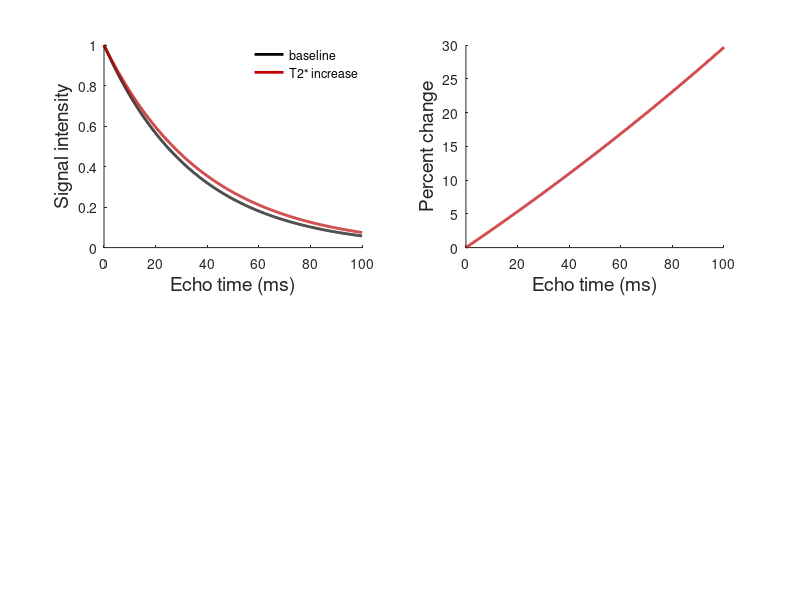

The MATLAB source for this figure: (Note: this script raises an error after producing the figure.)
clear all; close all; clc

% base parameters
t=linspace(0,0.1,1000);
T2s=0.035;
So=1;
TEs=[12.8,34.3,55.6]/1000;

% simulated bold
S=So*exp(-t/T2s);
for e=1:numel(TEs), [~,TEsmp(e)]=min(abs(t-TEs(e))); end

% simulated change in T2 (increase so longer time constant)
delT2s=0.1*T2s;
S2=So*exp(-t/(T2s+delT2s));

% increase in So
delSo=0.1*So;
S3=(So+delSo)*exp(-t/T2s);

% increase in So + decrease in T2s
S4=(So+delSo)*exp(-t/(T2s+delT2s));

% 
figure;
hs(1)=subplot(221);
plot(t*1000,S,'k','LineWidth',2);
hold on
plot(t*1000,S2,'Color',[1 0 0]*0.75,'LineWidth',2);
hlg=legend('baseline','T2^\ast increase');
xlabel('Echo time (ms)','FontSize',14);
ylabel('Signal intensity','FontSize',14);
set(hlg,'box','off');
lgPos=get(hlg,'Position');
set(hlg,'Position',[lgPos(1)+0.02 lgPos(2)+0.025 lgPos(3) lgPos(4)]);
box off

hs(2)=subplot(222); hold on
plot(t*1000,(S2-S)./S*100,'Color',[1 0 0]*0.75,'LineWidth',2);
ylabel('Percent change','FontSize',14);
xlabel('Echo time (ms)','FontSize',14);

print -dpng ../figures/asrcT2_2of2
crop('../figures/asrcT2_2of2.png');

figure;
hs(1)=subplot(221);
plot(t*1000,S,'k','LineWidth',2);
hold on
%plot(t*1000,S2,'Color',[1 0 0]*0.75,'LineWidth',2);
hlg=legend('baseline');
xlabel('Echo time (ms)','FontSize',14);
ylabel('Signal intensity','FontSize',14);
set(hlg,'box','off');
lgPos=get(hlg,'Position');
set(hlg,'Position',[lgPos(1)+0.02 lgPos(2)+0.025 lgPos(3) lgPos(4)]);
box off

hs(2)=subplot(222); hold on
%plot(t*1000,(S2-S)./S*100,'Color',[1 0 0]*0.75,'LineWidth',2);
ylabel('Percent change','FontSize',14);
xlabel('Echo time (ms)','FontSize',14);

print -dpng ../figures/asrcT2_1of2
crop('../figures/asrcT2_1of2.png');



figure;
hs(1)=subplot(221);
plot(t*1000,S,'k','LineWidth',2);
hold on
plot(t*1000,S3,'Color',[0 1 0]*0.75,'LineWidth',2);
% plot(t*1000,S4,'Color',[0 1 0]*0.75,'LineWidth',2);
hlg=legend('baseline','S_o increase');
xlabel('Echo time (ms)','FontSize',14);
ylabel('Signal intensity','FontSize',14);
set(hlg,'box','off');
lgPos=get(hlg,'Position');
set(hlg,'Position',[lgPos(1)+0.02 lgPos(2)+0.025 lgPos(3) lgPos(4)]);
box off

hs(2)=subplot(222); hold on
plot(t*1000,(S3-S)./S*100,'Color',[0 1 0]*0.75,'LineWidth',2);
ylabel('Percent change','FontSize',14);
xlabel('Echo time (ms)','FontSize',14);
ylim([0 30])

print -dpng ../figures/asrcSo_2of2
crop('../figures/asrcSo_2of2.png');

figure;
hs(1)=subplot(221);
plot(t*1000,S,'k','LineWidth',2);
hold on
%plot(t*1000,S3,'Color',[0 1 0]*0.75,'LineWidth',2);
hlg=legend('baseline');
xlabel('Echo time (ms)','FontSize',14);
ylabel('Signal intensity','FontSize',14);
set(hlg,'box','off');
lgPos=get(hlg,'Position');
set(hlg,'Position',[lgPos(1)+0.02 lgPos(2)+0.025 lgPos(3) lgPos(4)]);
box off
ylim([0 1.2]);

hs(2)=subplot(222); hold on
%plot(t*1000,(S3-S)./S*100,'Color',[0 1 0]*0.75,'LineWidth',2);
ylabel('Percent change','FontSize',14);
xlabel('Echo time (ms)','FontSize',14);
ylim([0 30])

print -dpng ../figures/asrcSo_1of2
crop('../figures/asrcSo_1of2.png');


%%
figure;
hs(1)=subplot(221);
plot(t*1000,S,'k','LineWidth',2);
hold on
plot(t(300)*1000,S(300),'ko','LineStyle','none','MarkerFaceColor','k');
xlabel('Echo time (ms)','FontSize',14);
ylabel('Signal intensity','FontSize',14);
box off

hs(2)=subplot(222); hold on
plot(t*1000,S,'k','LineWidth',2);
hold on
plot(t(100)*1000,S(100),'ko','LineStyle','none','MarkerFaceColor','k');
plot(t(300)*1000,S(300),'ko','LineStyle','none','MarkerFaceColor','k');
plot(t(500)*1000,S(500),'ko','LineStyle','none','MarkerFaceColor','k');
xlabel('Echo time (ms)','FontSize',14);
box off

print -dpng ../figures/asrc_mebold
crop('../figures/asrc_mebold.png');


% 
% sublabel(hs,0,-40,'FontWeight','Bold','FontSize',16);
% print -dpng ../figures/simulatedEffect
% crop('../figures/simulatedEffect.png');
% 
% % subplot(222);
% % 
% % hold on
% % plot(t(TEsmp),S2(TEsmp),'or');
% 

